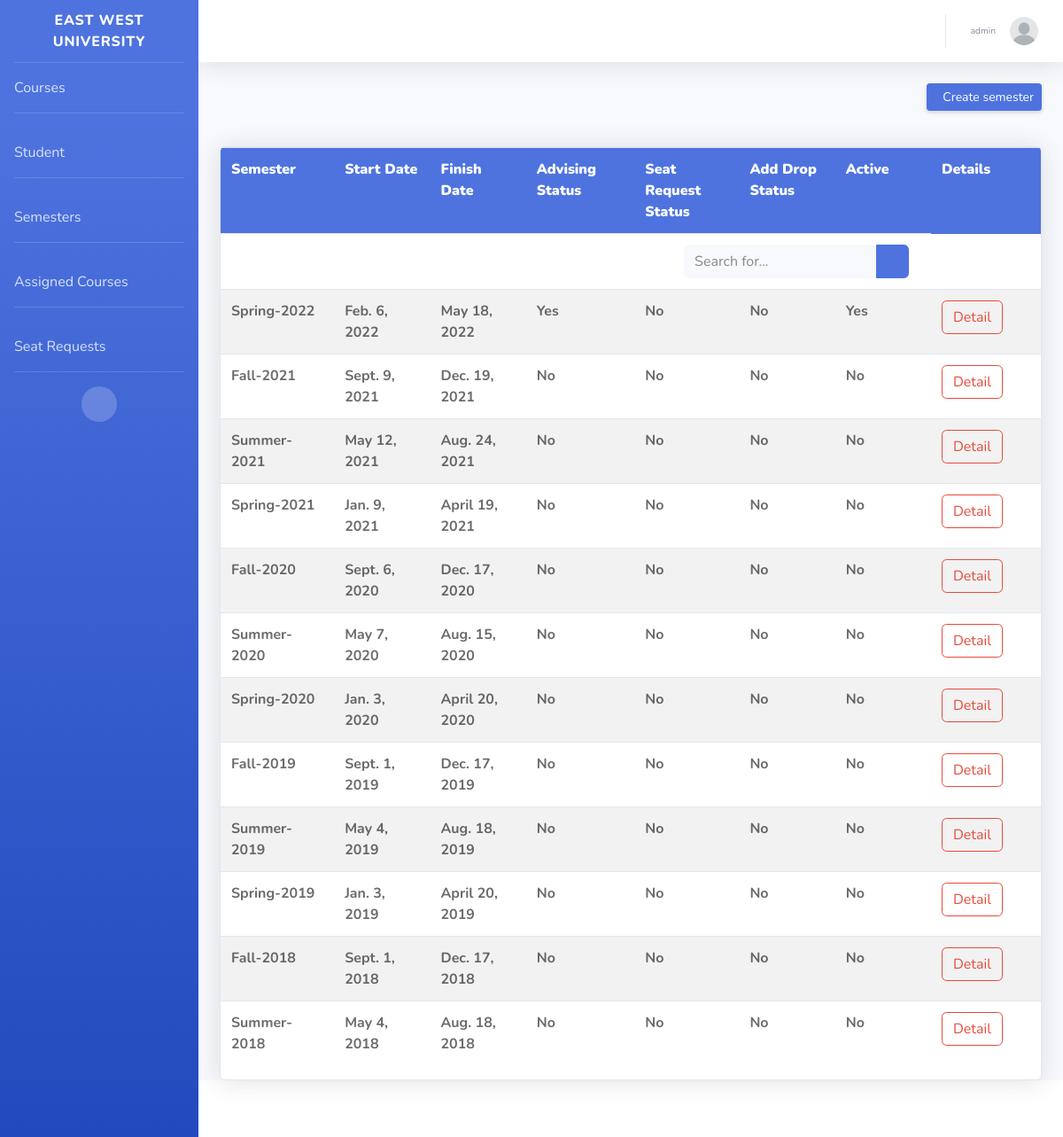
/semester-list/ (signed in), run on the app's committed database.
### advising_portal/models.py (models this page shows, shortened)
class Faculty(models.Model):
    GENDERS = (
        (MALE, MALE),
        (FEMALE, FEMALE),
        (OTHER, OTHER)
    )
    faculty_id = models.CharField(max_length=100, primary_key=True)
    name = models.CharField(max_length=30)
    initials = models.CharField(max_length=10)
    profile_picture = models.ImageField(default='default.jpg', upload_to=image_directory_path, storage=image_storage)
    gender = models.CharField(max_length=10, choices=GENDERS, default=MALE)
    date_of_birth = models.DateField(null=True)
    address = models.CharField(max_length=30)
    username = models.OneToOneField(User, on_delete=models.SET_NULL, null=True)
    created_at = models.DateTimeField(default=timezone.now)
    created_by = models.ForeignKey(User, on_delete=models.SET_NULL, null=True, related_name='faculty_creator')
    updated_at = models.DateTimeField(null=True)
    updated_by = models.ForeignKey(User, on_delete=models.SET_NULL, null=True, related_name='faculty_updater')
    history = HistoricalRecords()

class Semester(models.Model):
    semester_id = models.AutoField(primary_key=True)
    semester_name = models.CharField(max_length=50, validators=[RegexValidator(r'(Spring|Summer|Fall)\-[0-9]{4}')])
    semester_starts_at = models.DateField()
    semester_ends_at = models.DateField()
    created_at = models.DateTimeField(default=timezone.now)
    created_by = models.ForeignKey(User, on_delete=models.SET_NULL, null=True, related_name='semester_creator')
    updated_at = models.DateTimeField(null=True)
    updated_by = models.ForeignKey(User, on_delete=models.SET_NULL, null=True, related_name='semester_updater')
    advising_status = models.BooleanField(default=False)
    is_active = models.BooleanField(default=False)
    add_drop_status = models.BooleanField(default=False)
    seat_request_status = models.BooleanField(default=False)
    history = HistoricalRecords()
    class Meta:
        ordering = ['-semester_id']

### users/decorators.py (the view)
        def wrapper_func(request, *args, **kwargs):
            group = None
            if request.user.groups.exists():
                group = request.user.groups.all()[0].name
            if group in allowed_roles:
                return view_func(request, *args, **kwargs)
            else:
                return render(request, 'advising_portal/401.html')

### advising_portal/templatetags/custom_tags.py (called while the page is built)
@register.filter(name='has_group')
def has_group(user, group_name):
    return user.groups.filter(name=group_name).exists()

### advising_portal/templates/advising_portal/semester_list.html
{% extends "advising_portal/base.html" %}
{% load static %}
{% block content %}
    <div align="right">
        <a href="{% url 'faculty-panel-semester-create' %}" class="d-none d-sm-inline-block btn btn-sm btn-primary shadow-sm">
            <i class="fas fa-download fa-sm text-white-50"></i>Create semester</a>
    </div>
    <div class="table-responsive card shadow custom-left-table-align">
        <table id="myTable" class="table table-striped">
            <tbody>
            <tr>
                <th class="col-md-1"><b>Semester</b></th>
                <th class="col-md-1"><b>Start Date</b></th>
                <th class="col-md-1"><b>Finish Date</b></th>
                <th class="col-md-1"><b>Advising Status</b></th>
                <th class="col-md-1"><b>Seat Request Status</b></th>
                <th class="col-md-1"><b>Add Drop Status</b></th>
                <th class="col-md-1"><b>Active</b></th>
                <th class="col-md-1"><b>Details</b></th>
            </tr>
            <tr>
                <td colspan="7" align="right">
                    <form
                            class="d-none d-sm-inline-block form-inline mr-auto ml-md-3 my-2 my-md-0 mw-100 navbar-search">
                        <div class="input-group custom-search-align">
                            <input type="text" id="myInput" onkeyup="table_search(7)"
                                   class="form-control bg-light border-0 small" placeholder="Search for..."
                                   aria-label="Search" aria-describedby="basic-addon2">
                            <div class="input-group-append">
                                <button class="btn btn-primary" type="button">
                                    <i class="fas fa-search fa-sm"></i>
                                </button>
                            </div>
                        </div>
                    </form>
                </td>
            </tr>
            {% for semester in semesters %}
                <tr>
                    <td class="col-md-1">{{ semester.semester_name }}</td>
                    <td class="col-md-1">{{ semester.semester_starts_at }}</td>
                    <td class="col-md-1">{{ semester.semester_ends_at }}</td>
                    <td class="col-md-1">{{ semester.advising_status }}</td>
                    <td class="col-md-1">{{ semester.seat_request_status }}</td>
                    <td class="col-md-1">{{ semester.add_drop_status }}</td>
                    <td class="col-md-1">{{ semester.is_active }}</td>
                    <td class="col-md-1">
                        <button class="btn btn-outline-danger" type="submit" onclick="location.href='{% url 'faculty-panel-semester-detail' semester.semester_id %}'">
                            Detail
                        </button>
                    </td>
                </tr>
            {% endfor %}
            </tbody>
        </table>
    </div>
{% endblock content %}

### advising_portal/templates/advising_portal/base.html (shortened to what this page needs)
{% load static %}
{% load custom_tags %}
<!DOCTYPE html>
<html lang="en">
<head>
    <link href="{% static 'advising_portal/requirements/fontawesome-free/css/all.min.css' %}" rel="stylesheet" type="text/css">
    <link href="{% static 'advising_portal/css/basic.min.css' %}" rel="stylesheet">
    <link href="{% static 'advising_portal/css/my_css.css' %}" rel="stylesheet">
</head>
<body id="page-top">
<div id="wrapper">
    <ul class="navbar-nav bg-gradient-primary sidebar sidebar-dark accordion" id="accordionSidebar">
        <a class="sidebar-brand d-flex align-items-center justify-content-center" href="{% url 'student-panel-home' %}">
            <div class="sidebar-brand-text mx-3">East West University</div>
        </a>
        <hr class="sidebar-divider my-0">
        {% if user|has_group:"student" %}
            <li class="nav-item">
                <a class="nav-link" href="{% url 'student-panel-portal' 'recommended' %}">
                    Advising
                </a>
            </li>
            <hr class="sidebar-divider">
            <li class="nav-item">
                <a class="nav-link" href="{% url 'student-panel-advised-courses' %}">
                    Advised Courses
                </a>
            </li>
            <hr class="sidebar-divider">
            <li class="nav-item">
                <a class="nav-link" href="{% url 'student-panel-request-section-list-view' %}">
                    Seat Request
                </a>
            </li>
            <hr class="sidebar-divider">
            <li class="nav-item">
                <a class="nav-link" href="{% url 'student-panel-grade-report' %}">
                    Grade Report
                </a>
            </li>
            <hr class="sidebar-divider d-none d-md-block">
        {% else %}
            <li class="nav-item">
                <a class="nav-link" href="{% url 'faculty-panel-course-list' %}">
                    Courses
                </a>
            </li>
            <hr class="sidebar-divider">
            <li class="nav-item">
                <a class="nav-link" href="{% url 'faculty-panel-student-list' %}">
                    Student
                </a>
            </li>
            <hr class="sidebar-divider">
            <li class="nav-item">
                <a class="nav-link" href="{% url 'faculty-panel-semester-list' %}">
                    Semesters
                </a>
            </li>
            <hr class="sidebar-divider">
            <li class="nav-item">
                <a class="nav-link" href="{% url 'faculty-panel-assigned-sections' %}">
                    Assigned Courses
                </a>
            </li>
            <hr class="sidebar-divider">
            <li class="nav-item">
                <a class="nav-link" href="{% url 'faculty-panel-section-request-list' %}">
                    Seat Requests
                </a>
            </li>
            <hr class="sidebar-divider">
        {% endif %}
        <div class="text-center d-none d-md-inline">
            <button class="rounded-circle border-0" id="sidebarToggle"></button>
        </div>
    </ul>
    <div id="content-wrapper" class="d-flex flex-column">
        <div id="content">
            <nav class="navbar navbar-expand navbar-light bg-white topbar mb-4 static-top shadow">
                <ul class="navbar-nav ml-auto">
                    <li class="nav-item dropdown no-arrow">
                        <a class="nav-link dropdown-toggle" href="#" id="userDropdown" role="button"
                           data-toggle="dropdown" aria-haspopup="true" aria-expanded="false">
                            <span class="mr-2 d-none d-lg-inline text-gray-600 small">
                                    {% if user|has_group:"student" %}
                                        <span class="mr-2 d-none d-lg-inline text-gray-600 small">{{ user.student.name }}</span>
                                    {% else %}
                                        <span class="mr-2 d-none d-lg-inline text-gray-600 small">{{ user.faculty.name }}</span>
                                    {% endif %}
                                </span>
                            {% if user|has_group:"student" %}
                                <img class="img-profile rounded-circle" src="{{ user.student.profile_picture.url }}">
                            {% else %}
                                <img class="img-profile rounded-circle" src="{{ user.faculty.profile_picture.url }}">
                            {% endif %}
                        </a>
                    </li>
                </ul>
            </nav>
            <div class="container-fluid">
                {% block content %}{% endblock %}
            </div>
        </div>
        <footer class="sticky-footer bg-white">
        </footer>
    </div>
</div>
</body>
</html>

### advising_portal/static/advising_portal/css/my_css.css (style rules this page uses)
.custom-search-align { padding-right: 13px; }
.custom-left-table-align { margin-top: 40px; }
.custom-left-table-align th { background-color: #4e73df; color: #ffffff; }
.custom-left-table-align td { color: rgba(0, 0, 0, 0.58); font-weight: bold; }

### data on the page
Semester: semester_name "Spring-2022", semester_starts_at "Feb. 6, 2022", semester_ends_at "May 18, 2022"
Semester: semester_name "Fall-2021", semester_starts_at "Sept. 9, 2021", semester_ends_at "Dec. 19, 2021"
Semester: semester_name "Summer-2021", semester_starts_at "May 12, 2021", semester_ends_at "Aug. 24, 2021"
Semester: semester_name "Spring-2021", semester_starts_at "Jan. 9, 2021", semester_ends_at "April 19, 2021"
Semester: semester_name "Fall-2020", semester_starts_at "Sept. 6, 2020", semester_ends_at "Dec. 17, 2020"
Semester: semester_name "Summer-2020", semester_starts_at "May 7, 2020", semester_ends_at "Aug. 15, 2020"
Semester: semester_name "Spring-2020", semester_starts_at "Jan. 3, 2020", semester_ends_at "April 20, 2020"
Semester: semester_name "Fall-2019", semester_starts_at "Sept. 1, 2019", semester_ends_at "Dec. 17, 2019"
Semester: semester_name "Summer-2019", semester_starts_at "May 4, 2019", semester_ends_at "Aug. 18, 2019"
Semester: semester_name "Spring-2019", semester_starts_at "Jan. 3, 2019", semester_ends_at "April 20, 2019"
Semester: semester_name "Fall-2018", semester_starts_at "Sept. 1, 2018", semester_ends_at "Dec. 17, 2018"
Semester: semester_name "Summer-2018", semester_starts_at "May 4, 2018", semester_ends_at "Aug. 18, 2018"

### other printed values
{{ user.faculty.name }} "admin"
{{ semester.advising_status }} "Yes" "No" "No" "No" "No" "No" "No" "No" "No" "No" "No" "No"
{{ semester.seat_request_status }} "No" "No" "No" "No" "No" "No" "No" "No" "No" "No" "No" "No"
{{ semester.add_drop_status }} "No" "No" "No" "No" "No" "No" "No" "No" "No" "No" "No" "No"
{{ semester.is_active }} "Yes" "No" "No" "No" "No" "No" "No" "No" "No" "No" "No" "No"
